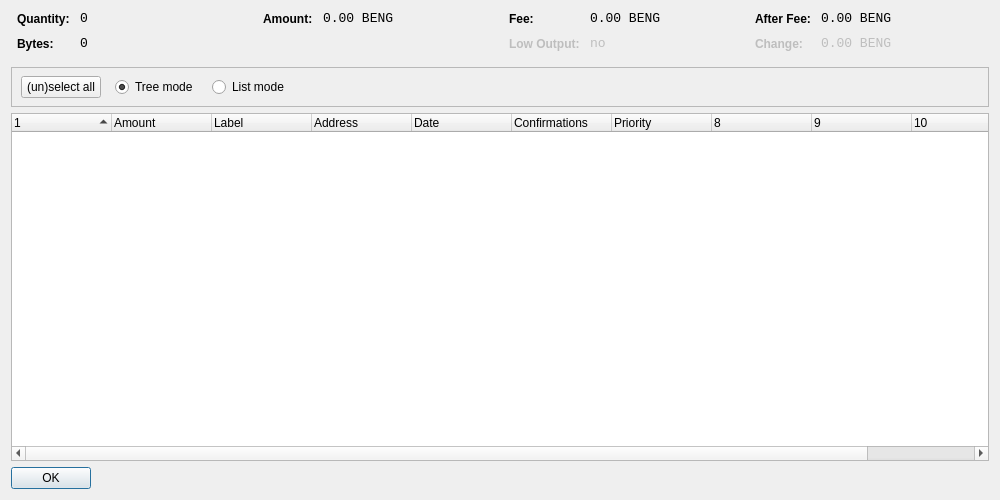
<?xml version="1.0" encoding="UTF-8"?>
<ui version="4.0">
 <class>CoinControlDialog</class>
 <widget class="QDialog" name="CoinControlDialog">
  <property name="geometry">
   <rect>
    <x>0</x>
    <y>0</y>
    <width>1000</width>
    <height>500</height>
   </rect>
  </property>
  <property name="windowTitle">
   <string>Coin Control</string>
  </property>
  <layout class="QVBoxLayout" name="verticalLayout">
   <item>
    <layout class="QHBoxLayout" name="horizontalLayoutTop" stretch="0,0,0,0">
     <property name="topMargin">
      <number>0</number>
     </property>
     <property name="bottomMargin">
      <number>10</number>
     </property>
     <item>
      <layout class="QFormLayout" name="formLayoutCoinControl1">
       <property name="horizontalSpacing">
        <number>10</number>
       </property>
       <property name="verticalSpacing">
        <number>10</number>
       </property>
       <property name="leftMargin">
        <number>6</number>
       </property>
       <property name="rightMargin">
        <number>6</number>
       </property>
       <item row="0" column="0">
        <widget class="QLabel" name="labelCoinControlQuantityText">
         <property name="styleSheet">
          <string notr="true">font-weight:bold;</string>
         </property>
         <property name="text">
          <string>Quantity:</string>
         </property>
        </widget>
       </item>
       <item row="0" column="1">
        <widget class="QLabel" name="labelCoinControlQuantity">
         <property name="font">
          <font>
           <family>Monospace</family>
           <pointsize>10</pointsize>
          </font>
         </property>
         <property name="cursor">
          <cursorShape>IBeamCursor</cursorShape>
         </property>
         <property name="contextMenuPolicy">
          <enum>Qt::ActionsContextMenu</enum>
         </property>
         <property name="text">
          <string notr="true">0</string>
         </property>
         <property name="textInteractionFlags">
          <set>Qt::LinksAccessibleByMouse|Qt::TextSelectableByKeyboard|Qt::TextSelectableByMouse</set>
         </property>
        </widget>
       </item>
       <item row="1" column="0">
        <widget class="QLabel" name="labelCoinControlBytesText">
         <property name="styleSheet">
          <string notr="true">font-weight:bold;</string>
         </property>
         <property name="text">
          <string>Bytes:</string>
         </property>
        </widget>
       </item>
       <item row="1" column="1">
        <widget class="QLabel" name="labelCoinControlBytes">
         <property name="font">
          <font>
           <family>Monospace</family>
           <pointsize>10</pointsize>
          </font>
         </property>
         <property name="cursor">
          <cursorShape>IBeamCursor</cursorShape>
         </property>
         <property name="contextMenuPolicy">
          <enum>Qt::ActionsContextMenu</enum>
         </property>
         <property name="text">
          <string notr="true">0</string>
         </property>
         <property name="textInteractionFlags">
          <set>Qt::LinksAccessibleByMouse|Qt::TextSelectableByKeyboard|Qt::TextSelectableByMouse</set>
         </property>
        </widget>
       </item>
      </layout>
     </item>
     <item>
      <layout class="QFormLayout" name="formLayoutCoinControl2">
       <property name="horizontalSpacing">
        <number>10</number>
       </property>
       <property name="verticalSpacing">
        <number>10</number>
       </property>
       <property name="leftMargin">
        <number>6</number>
       </property>
       <property name="rightMargin">
        <number>6</number>
       </property>
       <item row="0" column="0">
        <widget class="QLabel" name="labelCoinControlAmountText">
         <property name="styleSheet">
          <string notr="true">font-weight:bold;</string>
         </property>
         <property name="text">
          <string>Amount:</string>
         </property>
        </widget>
       </item>
       <item row="0" column="1">
        <widget class="QLabel" name="labelCoinControlAmount">
         <property name="font">
          <font>
           <family>Monospace</family>
           <pointsize>10</pointsize>
          </font>
         </property>
         <property name="cursor">
          <cursorShape>IBeamCursor</cursorShape>
         </property>
         <property name="contextMenuPolicy">
          <enum>Qt::ActionsContextMenu</enum>
         </property>
         <property name="text">
          <string notr="true">0.00 BENG</string>
         </property>
         <property name="textInteractionFlags">
          <set>Qt::LinksAccessibleByMouse|Qt::TextSelectableByKeyboard|Qt::TextSelectableByMouse</set>
         </property>
        </widget>
       </item>
      </layout>
     </item>
     <item>
      <layout class="QFormLayout" name="formLayoutCoinControl3">
       <property name="horizontalSpacing">
        <number>10</number>
       </property>
       <property name="verticalSpacing">
        <number>10</number>
       </property>
       <property name="leftMargin">
        <number>6</number>
       </property>
       <property name="rightMargin">
        <number>6</number>
       </property>
       <item row="0" column="0">
        <widget class="QLabel" name="labelCoinControlFeeText">
         <property name="styleSheet">
          <string notr="true">font-weight:bold;</string>
         </property>
         <property name="text">
          <string>Fee:</string>
         </property>
        </widget>
       </item>
       <item row="0" column="1">
        <widget class="QLabel" name="labelCoinControlFee">
         <property name="font">
          <font>
           <family>Monospace</family>
           <pointsize>10</pointsize>
          </font>
         </property>
         <property name="cursor">
          <cursorShape>IBeamCursor</cursorShape>
         </property>
         <property name="contextMenuPolicy">
          <enum>Qt::ActionsContextMenu</enum>
         </property>
         <property name="text">
          <string notr="true">0.00 BENG</string>
         </property>
         <property name="textInteractionFlags">
          <set>Qt::LinksAccessibleByMouse|Qt::TextSelectableByKeyboard|Qt::TextSelectableByMouse</set>
         </property>
        </widget>
       </item>
       <item row="1" column="0">
        <widget class="QLabel" name="labelCoinControlLowOutputText">
         <property name="enabled">
          <bool>false</bool>
         </property>
         <property name="styleSheet">
          <string notr="true">font-weight:bold;</string>
         </property>
         <property name="text">
          <string>Low Output:</string>
         </property>
        </widget>
       </item>
       <item row="1" column="1">
        <widget class="QLabel" name="labelCoinControlLowOutput">
         <property name="enabled">
          <bool>false</bool>
         </property>
         <property name="font">
          <font>
           <family>Monospace</family>
           <pointsize>10</pointsize>
          </font>
         </property>
         <property name="cursor">
          <cursorShape>IBeamCursor</cursorShape>
         </property>
         <property name="contextMenuPolicy">
          <enum>Qt::ActionsContextMenu</enum>
         </property>
         <property name="text">
          <string notr="true">no</string>
         </property>
         <property name="textInteractionFlags">
          <set>Qt::LinksAccessibleByMouse|Qt::TextSelectableByKeyboard|Qt::TextSelectableByMouse</set>
         </property>
        </widget>
       </item>
      </layout>
     </item>
     <item>
      <layout class="QFormLayout" name="formLayoutCoinControl4">
       <property name="horizontalSpacing">
        <number>10</number>
       </property>
       <property name="verticalSpacing">
        <number>10</number>
       </property>
       <property name="leftMargin">
        <number>6</number>
       </property>
       <property name="rightMargin">
        <number>6</number>
       </property>
       <item row="0" column="0">
        <widget class="QLabel" name="labelCoinControlAfterFeeText">
         <property name="styleSheet">
          <string notr="true">font-weight:bold;</string>
         </property>
         <property name="text">
          <string>After Fee:</string>
         </property>
        </widget>
       </item>
       <item row="0" column="1">
        <widget class="QLabel" name="labelCoinControlAfterFee">
         <property name="font">
          <font>
           <family>Monospace</family>
           <pointsize>10</pointsize>
          </font>
         </property>
         <property name="cursor">
          <cursorShape>IBeamCursor</cursorShape>
         </property>
         <property name="contextMenuPolicy">
          <enum>Qt::ActionsContextMenu</enum>
         </property>
         <property name="text">
          <string notr="true">0.00 BENG</string>
         </property>
         <property name="textInteractionFlags">
          <set>Qt::LinksAccessibleByMouse|Qt::TextSelectableByKeyboard|Qt::TextSelectableByMouse</set>
         </property>
        </widget>
       </item>
       <item row="1" column="0">
        <widget class="QLabel" name="labelCoinControlChangeText">
         <property name="enabled">
          <bool>false</bool>
         </property>
         <property name="styleSheet">
          <string notr="true">font-weight:bold;</string>
         </property>
         <property name="text">
          <string>Change:</string>
         </property>
        </widget>
       </item>
       <item row="1" column="1">
        <widget class="QLabel" name="labelCoinControlChange">
         <property name="enabled">
          <bool>false</bool>
         </property>
         <property name="font">
          <font>
           <family>Monospace</family>
           <pointsize>10</pointsize>
          </font>
         </property>
         <property name="cursor">
          <cursorShape>IBeamCursor</cursorShape>
         </property>
         <property name="contextMenuPolicy">
          <enum>Qt::ActionsContextMenu</enum>
         </property>
         <property name="text">
          <string notr="true">0.00 BENG</string>
         </property>
         <property name="textInteractionFlags">
          <set>Qt::LinksAccessibleByMouse|Qt::TextSelectableByKeyboard|Qt::TextSelectableByMouse</set>
         </property>
        </widget>
       </item>
      </layout>
     </item>
    </layout>
   </item>
   <item>
    <widget class="QFrame" name="frame">
     <property name="minimumSize">
      <size>
       <width>0</width>
       <height>40</height>
      </size>
     </property>
     <property name="frameShape">
      <enum>QFrame::StyledPanel</enum>
     </property>
     <property name="frameShadow">
      <enum>QFrame::Sunken</enum>
     </property>
     <widget class="QWidget" name="horizontalLayoutWidget">
      <property name="geometry">
       <rect>
        <x>10</x>
        <y>0</y>
        <width>781</width>
        <height>41</height>
       </rect>
      </property>
      <layout class="QHBoxLayout" name="horizontalLayoutPanel" stretch="0,0,0,0,0">
       <property name="spacing">
        <number>14</number>
       </property>
       <item>
        <widget class="QPushButton" name="pushButtonSelectAll">
         <property name="sizePolicy">
          <sizepolicy hsizetype="Maximum" vsizetype="Fixed">
           <horstretch>0</horstretch>
           <verstretch>0</verstretch>
          </sizepolicy>
         </property>
         <property name="text">
          <string>(un)select all</string>
         </property>
        </widget>
       </item>
       <item>
        <widget class="QRadioButton" name="radioTreeMode">
         <property name="sizePolicy">
          <sizepolicy hsizetype="Maximum" vsizetype="Fixed">
           <horstretch>0</horstretch>
           <verstretch>0</verstretch>
          </sizepolicy>
         </property>
         <property name="text">
          <string>Tree mode</string>
         </property>
         <property name="checked">
          <bool>true</bool>
         </property>
        </widget>
       </item>
       <item>
        <widget class="QRadioButton" name="radioListMode">
         <property name="sizePolicy">
          <sizepolicy hsizetype="Maximum" vsizetype="Fixed">
           <horstretch>0</horstretch>
           <verstretch>0</verstretch>
          </sizepolicy>
         </property>
         <property name="text">
          <string>List mode</string>
         </property>
        </widget>
       </item>
       <item>
        <spacer name="horizontalSpacer">
         <property name="orientation">
          <enum>Qt::Horizontal</enum>
         </property>
         <property name="sizeHint" stdset="0">
          <size>
           <width>40</width>
           <height>20</height>
          </size>
         </property>
        </spacer>
       </item>
      </layout>
     </widget>
    </widget>
   </item>
   <item>
    <widget class="CoinControlTreeWidget" name="treeWidget">
     <property name="contextMenuPolicy">
      <enum>Qt::CustomContextMenu</enum>
     </property>
     <property name="sortingEnabled">
      <bool>false</bool>
     </property>
     <property name="columnCount">
      <number>11</number>
     </property>
     <attribute name="headerShowSortIndicator" stdset="0">
      <bool>true</bool>
     </attribute>
     <attribute name="headerStretchLastSection">
      <bool>false</bool>
     </attribute>
     <column>
      <property name="text">
       <string/>
      </property>
     </column>
     <column>
      <property name="text">
       <string>Amount</string>
      </property>
     </column>
     <column>
      <property name="text">
       <string>Label</string>
      </property>
     </column>
     <column>
      <property name="text">
       <string>Address</string>
      </property>
     </column>
     <column>
      <property name="text">
       <string>Date</string>
      </property>
     </column>
     <column>
      <property name="text">
       <string>Confirmations</string>
      </property>
      <property name="toolTip">
       <string>Confirmed</string>
      </property>
     </column>
     <column>
      <property name="text">
       <string>Priority</string>
      </property>
     </column>
     <column>
      <property name="text">
       <string/>
      </property>
     </column>
     <column>
      <property name="text">
       <string/>
      </property>
     </column>
     <column>
      <property name="text">
       <string/>
      </property>
     </column>
     <column>
      <property name="text">
       <string/>
      </property>
     </column>
    </widget>
   </item>
   <item>
    <widget class="QDialogButtonBox" name="buttonBox">
     <property name="sizePolicy">
      <sizepolicy hsizetype="Maximum" vsizetype="Fixed">
       <horstretch>0</horstretch>
       <verstretch>0</verstretch>
      </sizepolicy>
     </property>
     <property name="orientation">
      <enum>Qt::Horizontal</enum>
     </property>
     <property name="standardButtons">
      <set>QDialogButtonBox::Ok</set>
     </property>
    </widget>
   </item>
  </layout>
 </widget>
 <customwidgets>
  <customwidget>
   <class>CoinControlTreeWidget</class>
   <extends>QTreeWidget</extends>
   <header>coincontroltreewidget.h</header>
  </customwidget>
 </customwidgets>
 <resources/>
 <connections/>
</ui>
